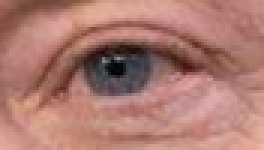
#> input picture eye.png, 88 x 50 px, shrunk from 130 x 74 before the run, found by its file name (shown 3 times larger)
$ python '12模板匹配.py'
#> lines starting #> are read from the running program, lines starting #| are printed output that depends on the picture; after the words box and inside, x2 and y2 are one past the last pixel; in counts of white or black regions, pixels touching at a corner belong together
import cv2 as cv
import numpy as np
from matplotlib import pyplot as plt
import path_const
'''
【模板匹配】
'''
def template_demo():
    tpl = cv.imread("//opencv/eye.png")
#> tpl is the input picture: shape (50, 88, 3); mean B, G, R 113.4, 122.5, 172.8
    target = cv.imread("//opencv/test.jpeg")
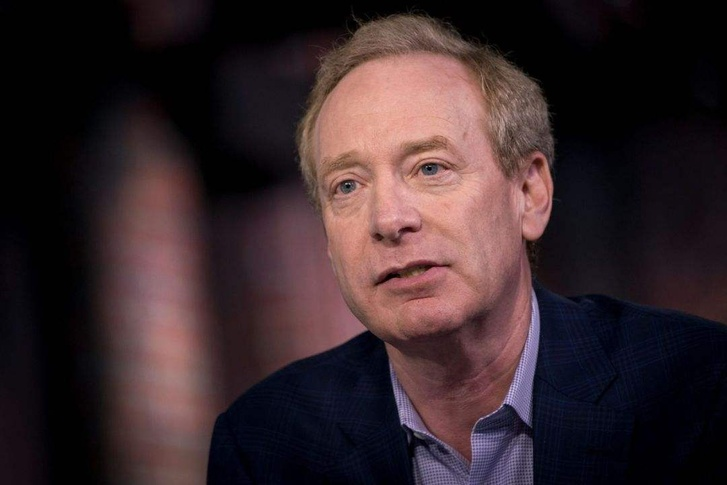
#> input picture test.jpeg, 727 x 485 px, shrunk from 1080 x 720 before the run, found by its file name
#> target is the input picture: shape (485, 727, 3); mean B, G, R 43.6, 40, 56.1
    cv.imshow('template',tpl)
    cv.imshow('target',target)
    methods = [cv.TM_SQDIFF_NORMED,cv.TM_CCOEFF_NORMED,cv.TM_CCORR_NORMED]
    th,tw = tpl.shape[:2]
#> th = 50; tw = 88
    for md in methods:
        print(md)
        result = cv.matchTemplate(target,tpl,md)
        min_val,max_val,min_loc,max_loc = cv.minMaxLoc(result)
        if md == cv.TM_SQDIFF_NORMED:
            tl = min_loc
        else:
            tl = max_loc
        br = (tl[0] + tw,tl[1] + th)
        cv.rectangle(target,tl,br,(0,0,255),2)
        cv.imshow("match-"+np.str(md),target)
        cv.imshow("match-"+np.str(md),result)
#> this loop made 3 passes
#> (min_val, max_val, min_loc, tl, br) on passes 2 to 3: (-0.545, 0.494, (374, 287), (356, 212), (444, 262)), (0.261, 0.968, (544, 66), (358, 64), (446, 114))
#> (min_val, max_val, max_loc, tl, br) on pass 1: (0.0467, 1, (0, 0), (395, 148), (483, 198))
#> pass 1, in template_demo, `result = cv.matchTemplate(target,tpl,md)`:
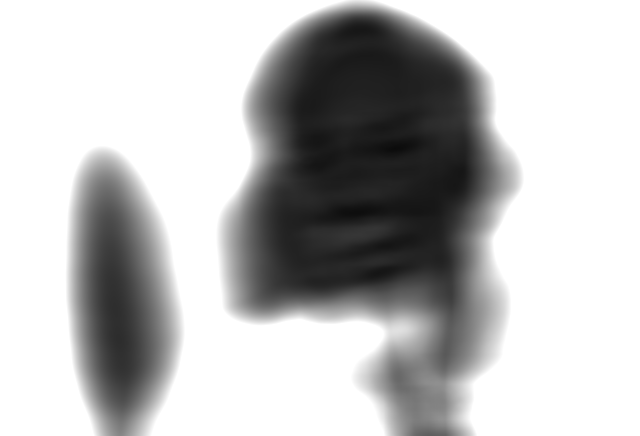
#> result: shape (436, 640) float32; min 0.0467, max 1, mean 0.74
#> pass 1, in template_demo, `cv.imshow("match-"+np.str(md),target)`:
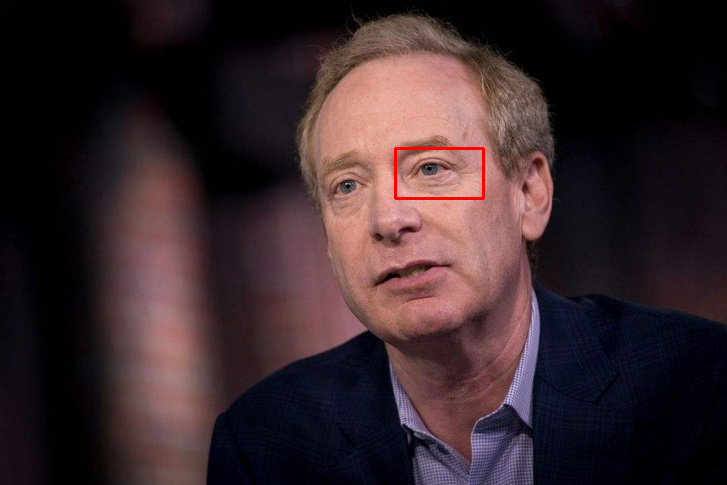
#> window 'match-1': shape (485, 727, 3); mean B, G, R 43.3, 39.7, 56.3
#> pass 2, in template_demo, `result = cv.matchTemplate(target,tpl,md)`:
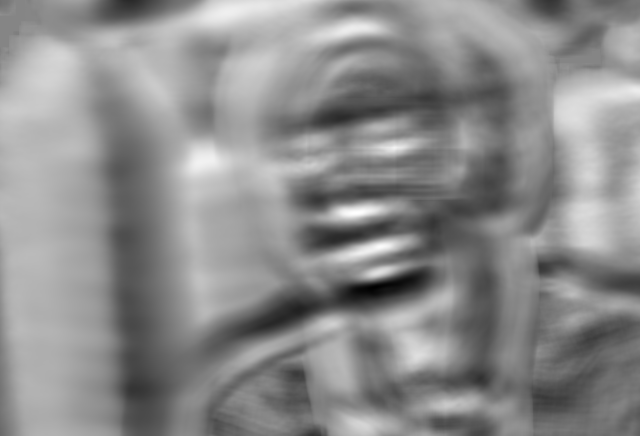
#> result: shape (436, 640) float32; min -0.545, max 0.494, mean 0.0272; drawn with min black and max white
#> pass 2, in template_demo, `cv.imshow("match-"+np.str(md),target)`:
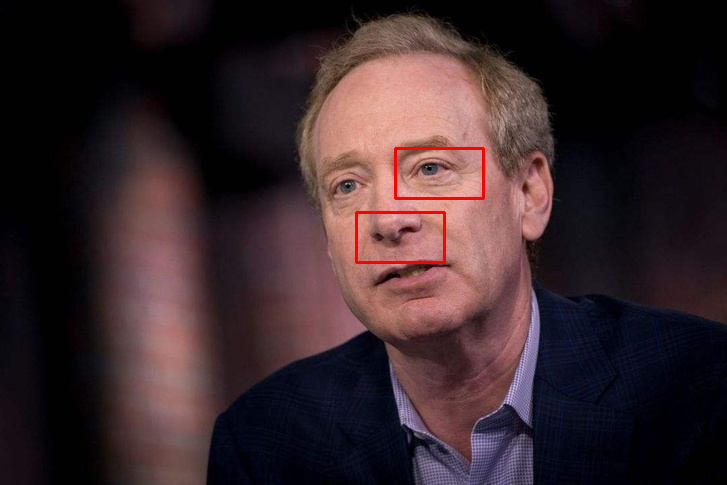
#> window 'match-5': shape (485, 727, 3); mean B, G, R 43, 39.4, 56.4
#> after the loop:
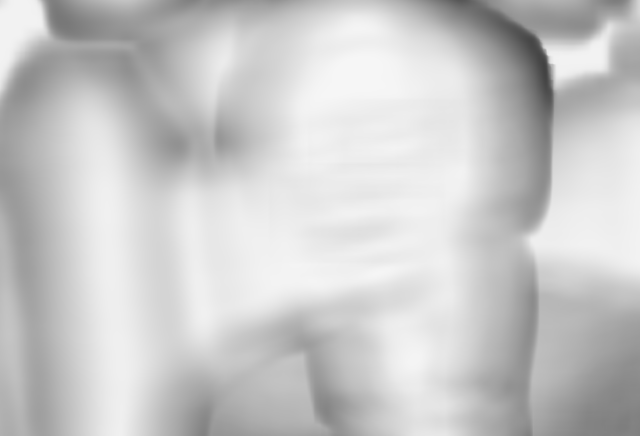
#> result: shape (436, 640) float32; min 0.261, max 0.968, mean 0.789
#> after the loop:
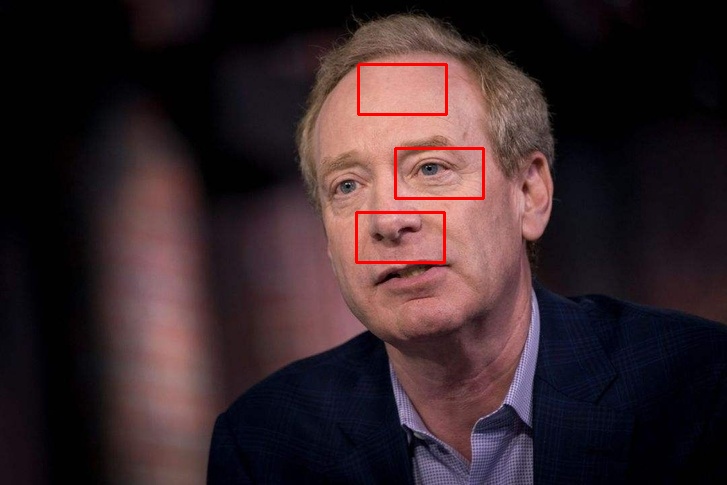
#> target: shape (485, 727, 3); 0.7% of pixels changed, all inside (x1, y1, x2, y2) = (355, 63, 485, 264)


template_demo()
cv.waitKey(0)

cv.destroyAllWindows()
